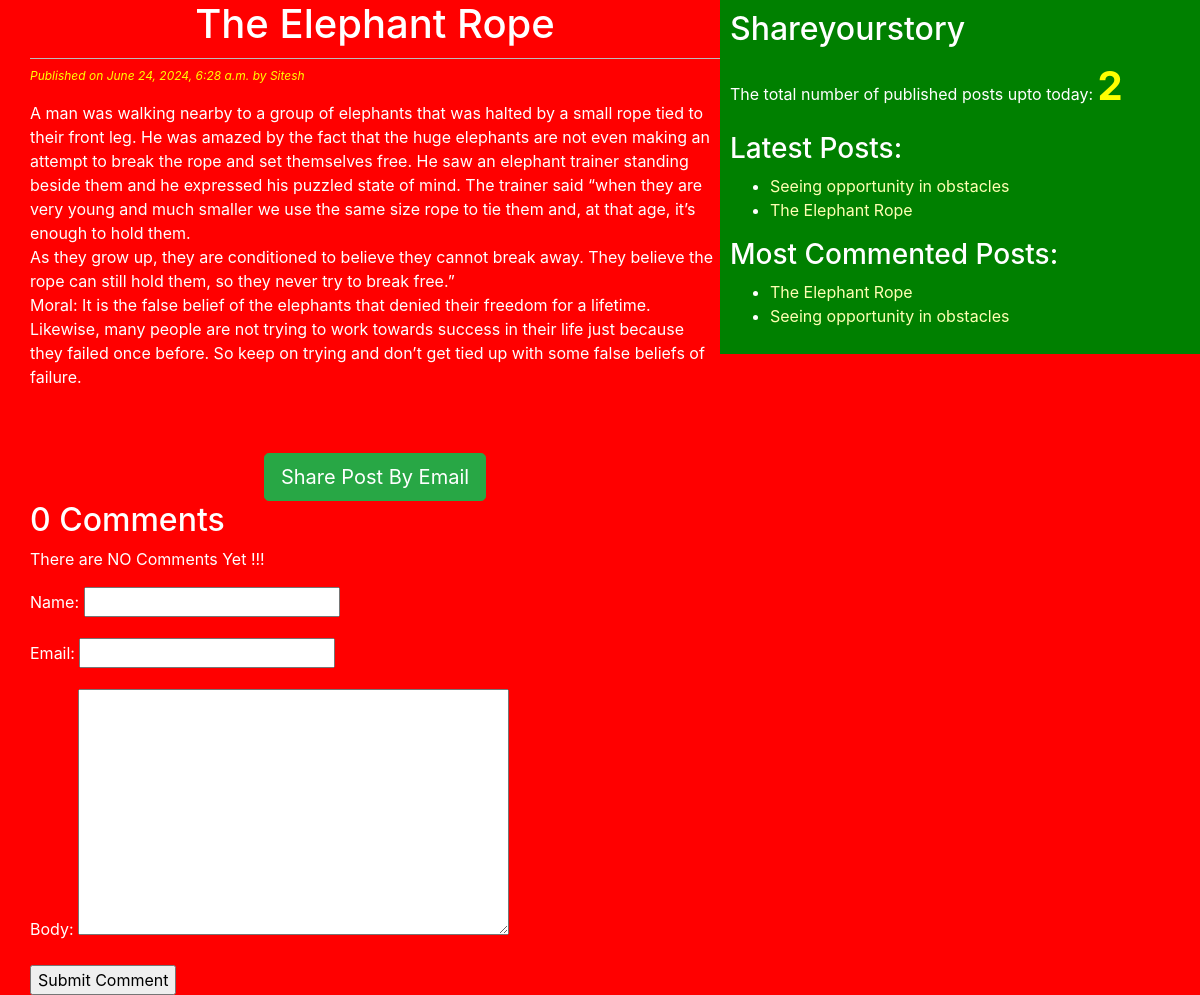
Screenshot of /2024/06/24/TheElephantRope/ with the database file from the repository.
### blog/models.py (models this page shows, shortened)
class Post(models.Model):
  STATUS_CHOICES=(('draft','Draft'),('published','Published'))
  title=models.CharField(max_length=264)
  slug=models.SlugField(max_length=264,unique_for_date='publish')
  author=models.ForeignKey(User,related_name='blog_posts',on_delete=models.CASCADE)
  body = models.TextField()
  publish = models.DateTimeField(default=timezone.now)
  created = models.DateTimeField(auto_now_add=True)  # datetime of create() action
  updated=models.DateTimeField(auto_now=True)#datetme of save() action
  status=models.CharField(max_length=10,choices=STATUS_CHOICES,default='draft')
  objects=CustomManager()
  tags=TaggableManager()
  class Meta:
    ordering = ('-publish',)
  def get_absolute_url(self):
      return reverse('post_detail',args=[self.publish.year,
      self.publish.strftime('%m'),self.publish.strftime('%d'),self.slug])

### blog/views.py (the view)
# urls.py: path('<int:year>/<int:month>/<int:day>/<slug:post>/', views.post_detail_view,name='post_detail'),
def post_detail_view(request,year,month,day,post):
  post = get_object_or_404(Post, slug=post,status = 'published', publish__year = year, publish__month = month,  publish__day = day)
  comments=post.comments.filter(active=True)
  csubmit = False
  if request.method == 'POST':
    form = CommentForm(data=request.POST)
    if form.is_valid():
      new_comment = form.save(commit=False)
      new_comment.post = post
      new_comment.save()
      csubmit = True
  else:
     form = CommentForm()
  return render(request, 'blog/post_detail.html',{'post':post,'form':form,'comments':comments,'csubmit':csubmit})

### blog/forms.py
class CommentForm(forms.ModelForm):
  class Meta:
   model=Comment
   fields=('name','email','body')

### blog/models.py (called while the page is built)
  def get_queryset(self):
   return super().get_queryset().filter(status='published')

### blog/templatetags/blog_tags.py (called while the page is built)
@register.simple_tag(name='my_tag')
def total_posts():
    return Post.objects.count()

@register.inclusion_tag('blog/latest_posts123.html')
def show_latest_posts(count=3):
    latest_posts = Post.objects.order_by('-publish')[:count]
    return {'latest_posts': latest_posts}

@register.simple_tag
def get_most_commented_posts(count=5):
    return Post.objects.annotate(total_comments=Count('comments')).order_by('-total_comments')[:count]

### templates/blog/post_detail.html (shortened to what this page needs)
<!DOCTYPE html>
{%extends 'blog/base.html'%}
   {%block content%}
     <h1>{{post.title}}</h1>
     <p id='date'>Published on {{post.publish}} by {{post.author|title}}</p>
     {{post.body|linebreaks}}<br><br>
     <div class="container" align='center'>
       <a href="/{{post.id}}/share" class="btn btn-lg btn-success">Share Post By Email</a>
     </div>
      {% with comments.count as comments_count%}
        <h2>{{comments_count}} Comments{{comments_coun|pluralize}}</h2>
      {%endwith%}
      {%if comments%}
        {%for comment in comment%}
           <p id='ch'>"Comment {{forloop.counter}} by {{comment.name}} on {{comment.created}}</p>
           <div class="cb">{{comment.body|linebreaks}}</div>
           <hr>
        {%endfor%}
        {%else%}
           <p>There are NO Comments Yet !!!</p>
      {%endif%}
      {%if csubmit %}
             <h2>Your Comment Added Succefully</h2>
             {%else%}
             <form method="post">
               {{form.as_p}}
               <input type="submit" name="" value="Submit Comment">
             </form>
     {%endif%}
  {%endblock%}

### templates/blog/base.html (shortened to what this page needs)
<!DOCTYPE html>
{%load blog_tags %}
{%load static%}
<html lang="en" dir="Itr">
  <head>
    <link rel="stylesheet"
    href="https://cdn.jsdelivr.net/npm/bootstrap@4.1.3/dist/css/bootstrap.min.css"
>
    <link rel="stylesheet" href="{%static "css/blog1.css" %}">
  </head>
  <body>
    <div class="content">
      {%block content%}Shareyourstory{%endblock%}
    </div>
    <div class="sidebar">
         <h2>Shareyourstory</h2>
         <p>The total number of published posts upto today: <span id='pcount'>{%my_tag%}</span></p>
         <h3>Latest Posts:</h3>{% show_latest_posts 100 %}
         <h3>Most Commented Posts:</h3>
         {% get_most_commented_posts as most_commented_posts%}
         <ul>
             {% for post in most_commented_posts %}
             <li><a href="{{post.get_absolute_url}}" id='la'>{{post.title}}</a></li>
             {% endfor %}
         </ul>
    </div>
  </body>
</html>

### templates/blog/latest_posts123.html
<ul>
    {% for post in latest_posts %}
    <li><a href="{{post.get_absolute_url}}">{{post.title}}</a></li>
    {% endfor %}
</ul>

### static/css/blog1.css (style rules this page uses)
.content { width: 60%; float:left; padding:0 0 0 30px; background: red; height:100%; }
.sidebar { width:40%; float:right; padding:10px; background: green; height: 100%; }
h1 { text-align: center; border-bottom: 1px solid #bbb; padding: 0 0 10px 0; }
#date { color:yellow; font-size:12px; font-style: italic; }
body { background: red; color:white; }
a { color:#ffffb3; }
#pcount { font-size: 40px; color: yellow; font-weight: bold; }

### rows the page displays
Post: title "The Elephant Rope", publish "June 24, 2024, 6:28 a.m.", author "Sitesh", body "A man was walking nearby to a group of elephants that was halted by a small rope tied to their front leg. He was amazed by the fact that the huge elephants are not even making an attempt to break the rope and set themselves free. He saw an elephant trainer standing beside them and he expressed his puzzled state of mind. The trainer said “when they are very young and much smaller we use the same size rope to tie them and, at that age, it’s enough to hold them. As they grow up, they are conditioned to believe they cannot break away. They believe the rope can still hold them, so they never try to break free.” Moral: It is the false belief of the elephants that denied their freedom for a…"
Post: title "Seeing opportunity in obstacles"

### other values shown
{{ comments_count }} "0"
